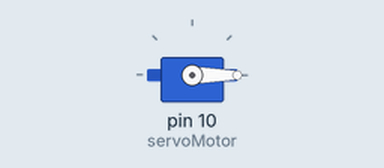
This sketch was run on a simulated Arduino Uno, built with avr-gcc and run on an emulated ATmega328P. Parts: servo.

Above: at 0.05 s.
At 2.75 s:
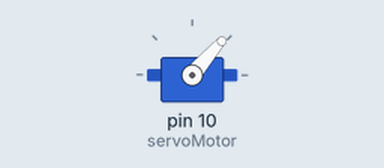
At 4.85 s:
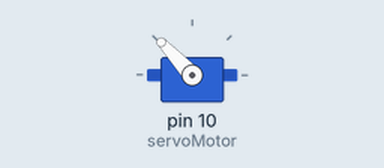
At 9.65 s:
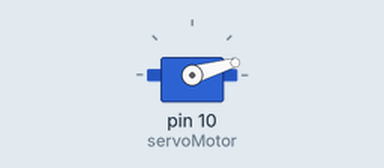
Timing chart, 0 to 15.0 s (numbered marks = the images above):
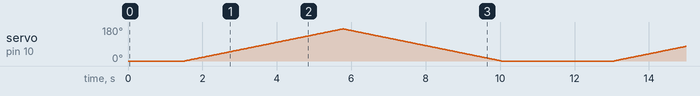

The sketch:

servo_loop.ino
```cpp
// Incluímos la librería para poder controlar el servo
#include <Servo.h>

// Declaramos la variable para controlar el servo
Servo servoMotor;

void setup() {
  // Iniciamos el monitor serie para mostrar el resultado
  Serial.begin(9600);

  // Iniciamos el servo para que empiece a trabajar con el pin 9
  servoMotor.attach(10);

  // Inicializamos al ángulo 0 el servomotor
  servoMotor.write(0);
}

void loop() {

  // Vamos a tener dos bucles uno para mover en sentido positivo y otro en sentido negativo
  // Para el sentido positivo
  for (int i = -60; i <= 170; i++)
  {
    // Desplazamos al ángulo correspondiente
    servoMotor.write(i);
    // Hacemos una pausa de 25ms
    delay(25);
  }

  // Para el sentido negativo
  for (int i = 169; i > -60; i--)
  {
    // Desplazamos al ángulo correspondiente
    servoMotor.write(i);
    // Hacemos una pausa de 25ms
    delay(25);
  }
}
```
